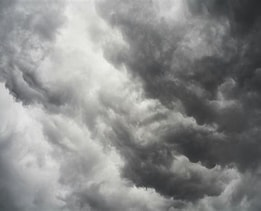
#> input picture image.jpg, 261 x 211 px, found by its file name
$ python sharp.py
#> lines starting #> are read from the running program, lines starting #| are printed output that depends on the picture
import numpy as np
import matplotlib.pyplot as plt
from PIL import Image

img = Image.open('image.jpg').convert('L')
f = np.array(img, dtype=float)

M, N = f.shape
#> M = 211; N = 261

padded = np.zeros((M+2, N+2))

for i in range(M):
    for j in range(N):
        padded[i+1][j+1] = f[i][j]
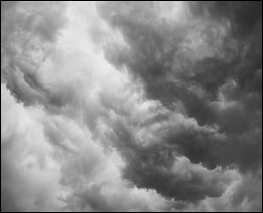
#> padded: shape (213, 263) float64; min 0, max 239, mean 135.7

g = np.zeros((M, N))

for x in range(1, M+1):
    for y in range(1, N+1):

        laplacian = (
            padded[x+1][y] + padded[x-1][y] +
            padded[x][y+1] + padded[x][y-1] -
            4 * padded[x][y]
        )

        g[x-1][y-1] = padded[x][y] - laplacian
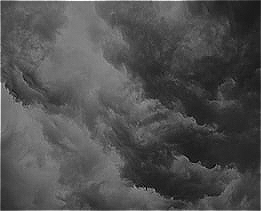
#> g: shape (211, 261) float64; min -7, max 461, mean 140.2; drawn with min black and max white

plt.subplot(1,2,1)
plt.title("Original")
plt.imshow(f, cmap='gray')

plt.subplot(1,2,2)
plt.title("Sharpened")
plt.imshow(g, cmap='gray')

plt.show()
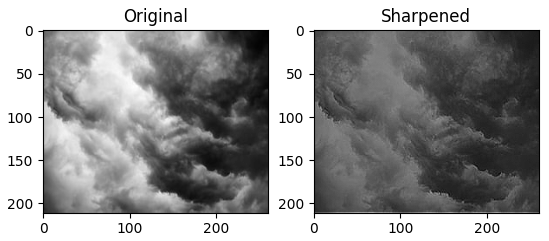
#> figure drawn by matplotlib, 2 panels

$ run again, with target.jpg copied over image.jpg
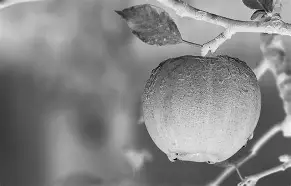
#> input picture target.jpg, 291 x 186 px, found by its file name
#> after the loop `for x in range(1, M+1):`:
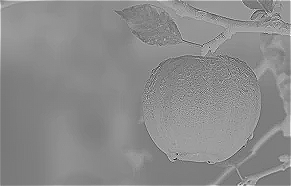
#> g: shape (186, 291) float64; min -450, max 623, mean 136.2; drawn with min black and max white
#> `plt.show()`:
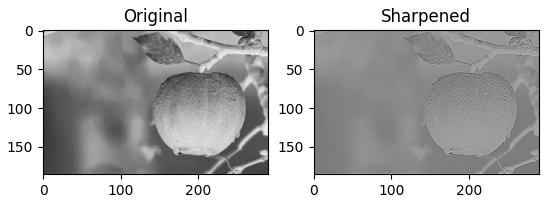
#> figure drawn by matplotlib, 2 panels
